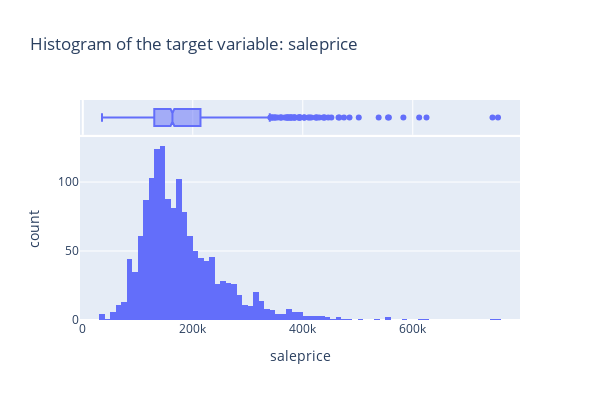

The notebook cell saved with this chart:
### Markdown cell above
### Simple EDA on training set

### Code cell
px.histogram(og_train, 
    x = 'saleprice',
    marginal = 'box',
    height = 400,
    width = 600,
    title = "Histogram of the target variable: saleprice").show()

### Figure 1 — Plotly figure (JSON) as saved in the notebook; plotly's stock layout.template omitted (floating-point values rounded to 4 significant figures; data arrays with more than 128 entries replaced by an {"elided": "..."} marker saying what was removed)
{"data": [{"alignmentgroup": "True", "bingroup": "x", "hovertemplate": "saleprice=%{x}<br>count=%{y}<extra></extra>", "legendgroup": "", "marker": {"color": "#636efa", "pattern": {"shape": ""}}, "name": "", "offsetgroup": "", "orientation": "v", "showlegend": false, "type": "histogram", "x": {"elided": "1460 int values"}, "xaxis": "x", "yaxis": "y"}, {"alignmentgroup": "True", "hovertemplate": "saleprice=%{x}<extra></extra>", "legendgroup": "", "marker": {"color": "#636efa"}, "name": "", "notched": true, "offsetgroup": "", "showlegend": false, "type": "box", "x": {"elided": "1460 int values"}, "xaxis": "x2", "yaxis": "y2"}], "layout": {"barmode": "relative", "height": 400, "legend": {"tracegroupgap": 0}, "title": {"text": "Histogram of the target variable: saleprice"}, "width": 600, "xaxis": {"anchor": "y", "domain": [0, 1], "title": {"text": "saleprice"}}, "xaxis2": {"anchor": "y2", "domain": [0, 1], "matches": "x", "showgrid": true, "showticklabels": false}, "yaxis": {"anchor": "x", "domain": [0, 0.8316], "title": {"text": "count"}}, "yaxis2": {"anchor": "x2", "domain": [0.8416, 1], "matches": "y2", "showgrid": false, "showline": false, "showticklabels": false, "ticks": ""}}}
